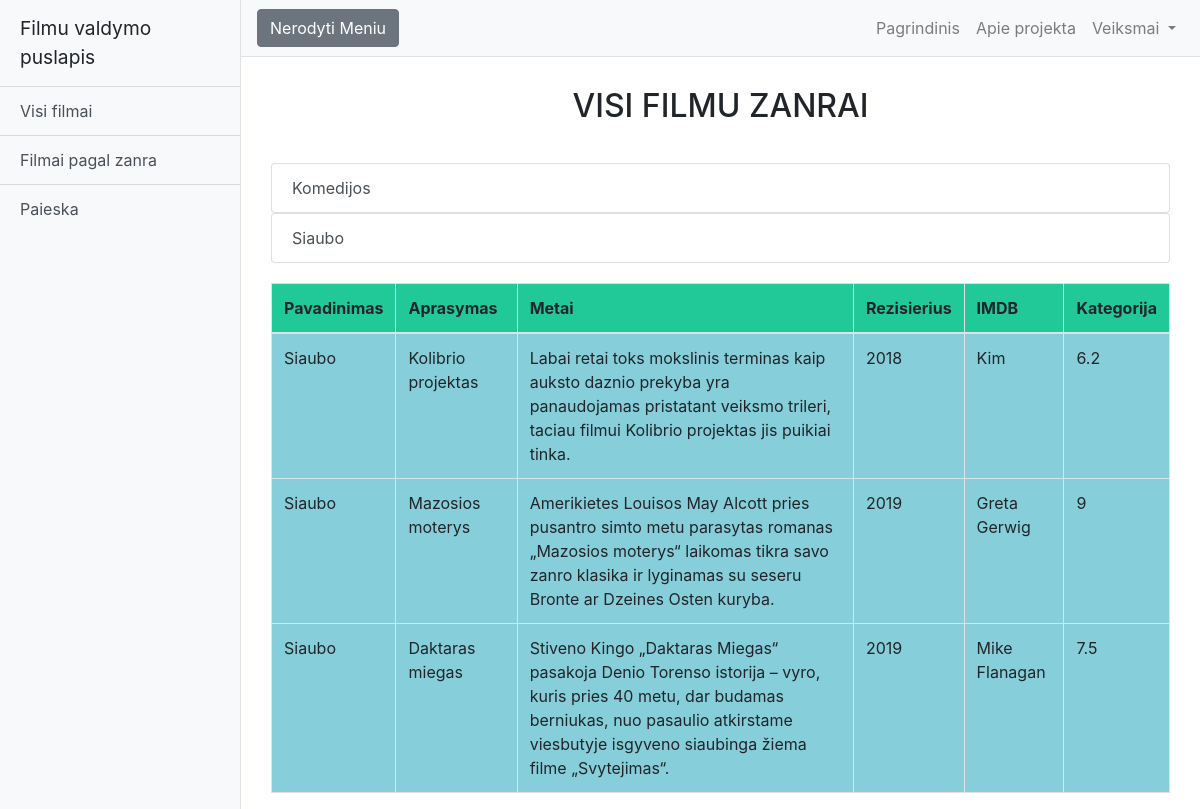
The page /?page=zanrai&id=2 on the database as committed earlier.
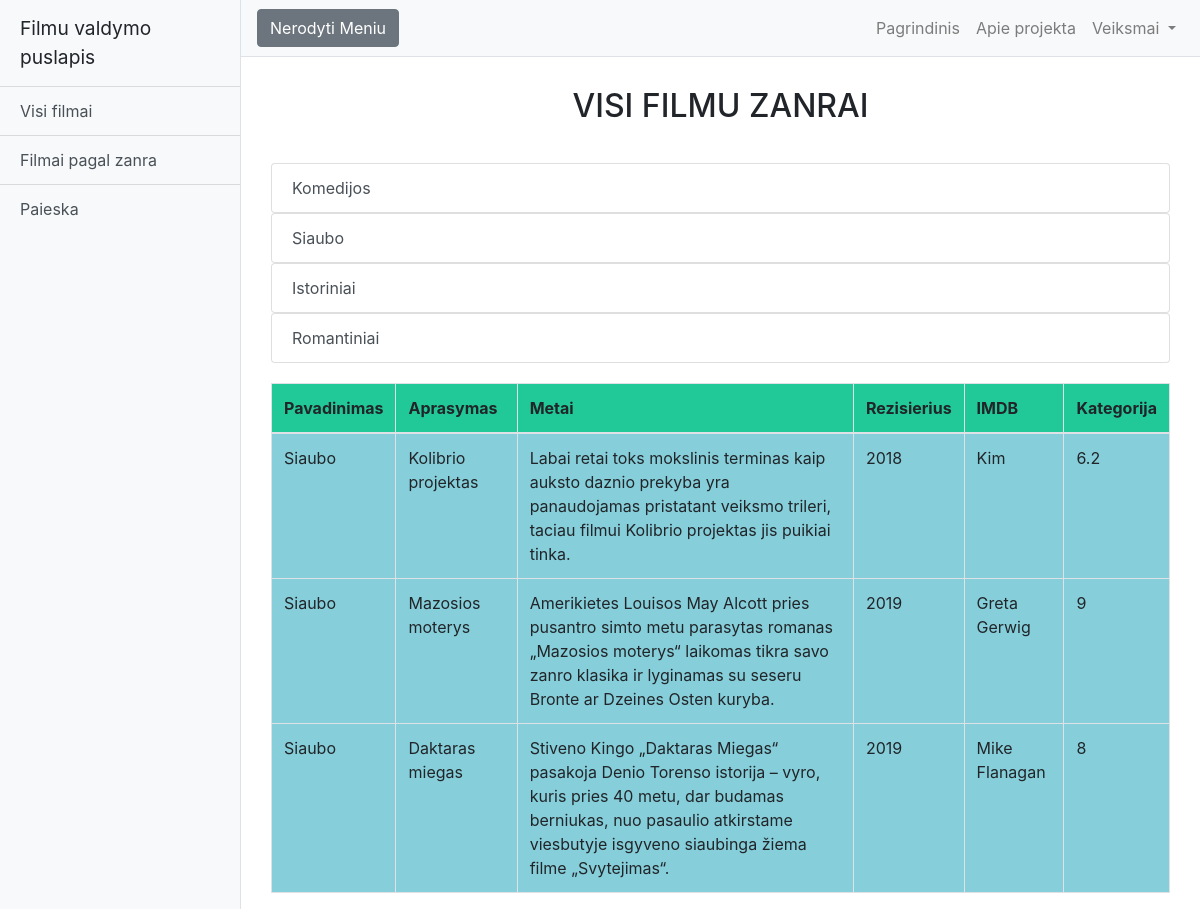
The same page on the database as committed later.
### tables this page shows
CREATE TABLE `lentele_zanrai` (
  `id` int(30) NOT NULL,
  `pavadinimas` varchar(200) DEFAULT NULL
);

CREATE TABLE `lentele_filmai` (
  `id` int(30) NOT NULL,
  `pavadinimas` varchar(45) DEFAULT NULL,
  `aprasymas` varchar(200) DEFAULT NULL,
  `metai` varchar(45) DEFAULT NULL,
  `rezisierius` varchar(45) DEFAULT NULL,
  `imdb` varchar(45) DEFAULT NULL,
  `genre_id` varchar(45) DEFAULT NULL
);

### index.php (called while the page is built, shortened)
<?php
require 'inc/config.php';
require_once 'inc/functions.php';
require 'inc/links.php';
require_once "templates/".activeTemplate."/index.view.php";

### inc/config.php (called while the page is built, shortened)
<?php
$siteName = "Filmu valdymo puslapis";

### inc/links.php (called while the page is built)
<?php
$nav = [
    'sidebar' => [
        'visi' => 'Visi filmai',
        'zanrai' => 'Filmai pagal zanra',
        'paieska' => 'Paieska'
    ],
    'header' => [
        '' => 'Pagrindinis',
        'apie' => 'Apie projekta',
        'Dropdown' => [
            'filmu-valdymas' => 'Filmu valdymas',
            'zanru-valdymas' => 'Zanru valdymas',
            'prisijungti' => 'Prisijungti'
        ]
    ]
];

### inc/functions.php (called while the page is built, shortened)
<?php
function connectionDB(){
    global $host, $db, $username, $password, $options;
    $dsn = "mysql:host=$host;dbname=$db";
    try{
        $conn = new PDO($dsn, $username, $password, $options);
    } catch (PDOException $e){
        echo $e->getMessage();
        exit;
    } return $conn;
}
function allGenres(){
    $conn = connectionDB();
    try{
        if($conn) {
            $stmt = $conn->query("SELECT * FROM lentele_zanrai");
            $zanrai = $stmt->fetchAll();
        }
    } catch (PDOException $e){
        echo $e->getMessage();
    } return $zanrai;
}
function filmByGenre($zandroId){
    $conn = connectionDB();
    try {
        if (isset($zandroId)){
            $stmt = $conn->query("SELECT lentele_filmai.pavadinimas, lentele_filmai.aprasymas, lentele_filmai.metai,
                                        lentele_filmai.rezisierius, lentele_filmai.imdb, lentele_zanrai.pavadinimas
                                        AS zanroPavadinimas
                                        FROM lentele_filmai
                                        INNER JOIN lentele_zanrai ON lentele_filmai.genre_id=lentele_zanrai.id
                                        WHERE $zandroId=lentele_zanrai.id");
            $pagalZanrus = $stmt->fetchAll();
        }
    } catch (PDOException $e) {
        echo $e->getMessage();
    } return $pagalZanrus;
}

### templates/main/pages/all-genre.page.php (the view, shortened to what this page needs)
<h2>Visi filmu zanrai</h2>
<?php
$zanrai = allGenres();
?>
        <?php foreach ($zanrai as $zanras):?>
        <div class = "container">
            <ul class = "list-group">
                <li class = "list-group-item">
                    <a style = "color: #495057;" href="?page=zanrai&id=<?=$zanras['id'];?>"><?=$zanras['pavadinimas'];?></a>
                </li>
            </ul>
        </div>
            <?php endforeach;?>
<?php if(isset($_GET['id'])):?>
    <?php $zandroId = $_GET['id'];
    $pagalZanrus = filmByGenre($zandroId);?>
<div class = "container show-by-genre">
    <table class = "table table-bordered show-by-genre-table">
        <thead class = "show-by-genre-table-head">
        <tr>
            <td>Pavadinimas</td>
            <td>Aprasymas</td>
            <td>Metai</td>
            <td>Rezisierius</td>
            <td>IMDB</td>
            <td>Kategorija</td>
        </tr>
        </thead>
        <tr>
            <?php foreach ($pagalZanrus as $pagalZanra):?>
        <tr>
            <td><?=$pagalZanra['zanroPavadinimas'];?></td>
            <td><?=$pagalZanra['pavadinimas'];?></td>
            <td><?=$pagalZanra['aprasymas'];?></td>
            <td><?=$pagalZanra['metai'];?></td>
            <td><?=$pagalZanra['rezisierius'];?></td>
            <td><?=$pagalZanra['imdb'];?></td>
        </tr>
        <?php endforeach;?>
        </tr>
    </table>
</div>
<?php endif;?>

### templates/main/_partials/header.view.php
<div class="bg-light border-right" id="sidebar-wrapper">
    <div class="sidebar-heading"><?=$siteName;?></div>
    <div class="list-group list-group-flush">
        <?php foreach ($nav as $id => $navigation):?>
            <?php if ($id == 'sidebar'):?>
                <?php foreach ($navigation as $id => $tab):?>
                    <a class="list-group-item list-group-item-action bg-light" href ="?page=<?=$id?>"><?=$tab;?></a>
                <?php endforeach;?>
            <?php endif;?>
        <?php endforeach;?>
    </div>
</div>

### templates/main/_partials/nav.view.php (shortened to what this page needs)
<nav class="navbar navbar-expand-lg navbar-light bg-light border-bottom">
    <button class="btn btn-secondary" id="menu-toggle">Nerodyti Meniu</button>
    <div class="collapse navbar-collapse" id="navbarSupportedContent">
        <ul class="navbar-nav ml-auto mt-2 mt-lg-0">
            <?php foreach ($nav['header'] as $id => $navigation):?>
                <?php if ($id != 'Dropdown'):?>
            <li class="nav-item">
                    <a class="nav-link" href ="?page=<?=$id?>"><?=$navigation;?></a>
            </li>
                <?php endif;?>
            <?php endforeach;?>
            <li class="nav-item dropdown">
                <a class="nav-link dropdown-toggle" href="#" id="navbarDropdown" role="button" data-toggle="dropdown" aria-haspopup="true" aria-expanded="false">
                    Veiksmai
                </a>
            </li>
        </ul>
    </div>
</nav>

Rows that differ between the two databases and show on the page:
added lentele_zanrai: pavadinimas "Istoriniai"
added lentele_zanrai: pavadinimas "Romantiniai"
changed lentele_filmai "Daktaras miegas": imdb "7.5" → "8"
